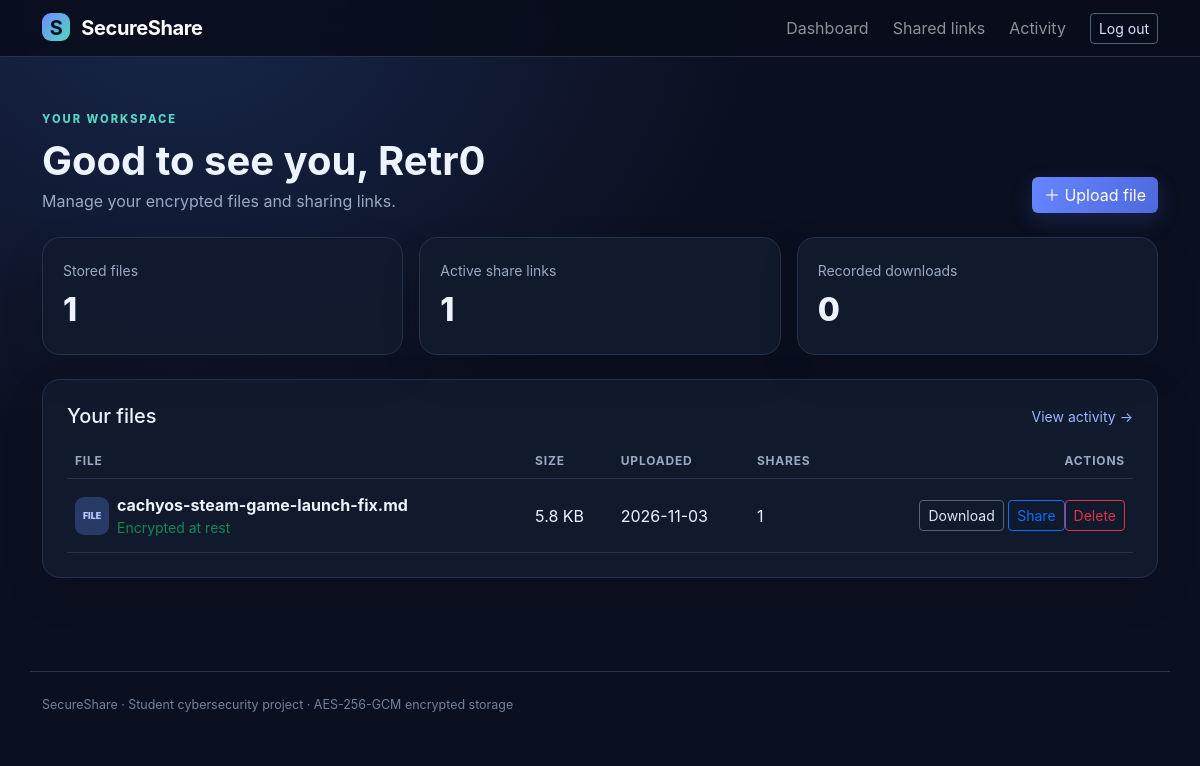
The app's page /dashboard (signed in) with its own data.
### tables this page shows
CREATE TABLE users (
        id INTEGER PRIMARY KEY AUTOINCREMENT,
        username TEXT NOT NULL UNIQUE,
        email TEXT NOT NULL UNIQUE,
        password_hash TEXT NOT NULL,
        created_at TEXT NOT NULL
    );

CREATE TABLE files (
        id INTEGER PRIMARY KEY AUTOINCREMENT,
        owner_id INTEGER NOT NULL REFERENCES users(id) ON DELETE CASCADE,
        original_name TEXT NOT NULL,
        storage_name TEXT NOT NULL UNIQUE,
        mime_type TEXT NOT NULL,
        size_bytes INTEGER NOT NULL,
        wrapped_key TEXT NOT NULL,
        nonce TEXT NOT NULL,
        created_at TEXT NOT NULL
    , nonce_key TEXT);

### app.py (the view)
@app.route("/dashboard")
@login_required
def dashboard():
    user = current_user()
    files = db().execute("""
        SELECT f.*,
        (SELECT COUNT(*) FROM shares s WHERE s.file_id=f.id AND s.revoked=0) AS share_count,
        (SELECT COUNT(*) FROM access_logs l WHERE l.file_id=f.id AND l.event='download') AS download_count
        FROM files f WHERE f.owner_id=? ORDER BY f.created_at DESC
    """, (user["id"],)).fetchall()
    recent = db().execute("""
        SELECT l.*, f.original_name FROM access_logs l
        LEFT JOIN files f ON f.id=l.file_id
        WHERE f.owner_id=? ORDER BY l.created_at DESC LIMIT 8
    """, (user["id"],)).fetchall()
    return render_template("dashboard.html", files=files, recent=recent)

### app.py (called while the page is built)
def now_utc():
    return datetime.now(timezone.utc)

def iso_now():
    return now_utc().isoformat()

def db():
    if "db" not in g:
        g.db = sqlite3.connect(DB_PATH)
        g.db.row_factory = sqlite3.Row
        g.db.execute("PRAGMA foreign_keys = ON")
    return g.db

def csrf_token():
    if "_csrf" not in session:
        session["_csrf"] = secrets.token_urlsafe(32)
    return session["_csrf"]

@app.before_request
def protect_post_requests():
    if request.method == "POST":
        supplied = request.form.get("_csrf", "")
        expected = session.get("_csrf", "")
        if not supplied or not expected or not hmac.compare_digest(supplied, expected):
            abort(400, "Invalid or missing CSRF token")

@app.after_request
def security_headers(response):
    response.headers["X-Content-Type-Options"] = "nosniff"
    response.headers["X-Frame-Options"] = "DENY"
    response.headers["Referrer-Policy"] = "strict-origin-when-cross-origin"
    response.headers["Content-Security-Policy"] = (
        "default-src 'self'; style-src 'self' https://cdn.jsdelivr.net 'unsafe-inline'; "
        "script-src 'self' https://cdn.jsdelivr.net; img-src 'self' data:; "
        "font-src 'self' https://cdn.jsdelivr.net; object-src 'none'; base-uri 'self'; "
        "frame-ancestors 'none'; form-action 'self'"
    )
    return response

def login_required(view):
    @wraps(view)
    def wrapped(*args, **kwargs):
        if "user_id" not in session:
            flash("Please log in to continue.", "warning")
            return redirect(url_for("login"))
        return view(*args, **kwargs)
    return wrapped

def current_user():
    if "user_id" not in session:
        return None
    return db().execute("SELECT id, username, email FROM users WHERE id=?",
                        (session["user_id"],)).fetchone()

@app.context_processor
def inject_user():
    return {"current_user": current_user()}

@app.context_processor
def inject_helpers():
    return {"now_iso": iso_now()}

### templates/dashboard.html
{% extends "base.html" %}{% block title %}Dashboard{% endblock %}{% block content %}
<div class="d-flex flex-wrap justify-content-between align-items-end gap-3 mb-4"><div><span class="eyebrow">YOUR WORKSPACE</span><h1 class="fw-bold mt-2 mb-1">Good to see you, {{ current_user.username }}</h1><p class="text-secondary mb-0">Manage your encrypted files and sharing links.</p></div><a class="btn btn-primary" href="{{ url_for('upload') }}">＋ Upload file</a></div>
<div class="row g-3 mb-4"><div class="col-md-4"><div class="stat-card"><span class="text-secondary small">Stored files</span><div class="stat-number">{{ files|length }}</div></div></div><div class="col-md-4"><div class="stat-card"><span class="text-secondary small">Active share links</span><div class="stat-number">{{ files|sum(attribute='share_count') }}</div></div></div><div class="col-md-4"><div class="stat-card"><span class="text-secondary small">Recorded downloads</span><div class="stat-number">{{ files|sum(attribute='download_count') }}</div></div></div></div>
<div class="panel"><div class="d-flex justify-content-between align-items-center mb-3"><h5 class="mb-0">Your files</h5><a class="small" href="{{ url_for('history') }}">View activity →</a></div>
{% if files %}<div class="table-responsive"><table class="table align-middle"><thead><tr><th>File</th><th>Size</th><th>Uploaded</th><th>Shares</th><th class="text-end">Actions</th></tr></thead><tbody>
{% for f in files %}<tr><td><div class="d-flex align-items-center gap-2"><span class="file-icon small-icon">FILE</span><div><strong>{{ f.original_name }}</strong><div class="small text-success">Encrypted at rest</div></div></div></td><td>{{ (f.size_bytes / 1024)|round(1) }} KB</td><td>{{ f.created_at[:10] }}</td><td>{{ f.share_count }}</td><td class="text-end text-nowrap"><a class="btn btn-sm btn-outline-light" href="{{ url_for('owner_download', file_id=f.id) }}">Download</a> <a class="btn btn-sm btn-outline-primary" href="{{ url_for('create_share', file_id=f.id) }}">Share</a><form class="d-inline" method="post" action="{{ url_for('delete_file', file_id=f.id) }}" data-confirm="Delete this file and all its share links?"><input type="hidden" name="_csrf" value="{{ csrf_token() }}"><button class="btn btn-sm btn-outline-danger">Delete</button></form></td></tr>{% endfor %}
</tbody></table></div>{% else %}<div class="empty-state"><div class="feature-icon mx-auto">＋</div><h5 class="mt-3">No files yet</h5><p class="text-secondary">Upload your first file to encrypt and store it.</p><a class="btn btn-primary" href="{{ url_for('upload') }}">Upload a file</a></div>{% endif %}
</div>
{% endblock %}

### templates/base.html (shortened to what this page needs)
<!doctype html>
<html lang="en">
<head>
  <link href="https://cdn.jsdelivr.net/npm/bootstrap@5.3.3/dist/css/bootstrap.min.css" rel="stylesheet">
  <link href="{{ url_for('static', filename='css/style.css') }}" rel="stylesheet">
</head>
<body>
<nav class="navbar navbar-expand-lg navbar-dark nav-shell">
  <div class="container">
    <a class="navbar-brand fw-bold" href="{{ url_for('index') }}"><span class="brand-mark">S</span> SecureShare</a>
    <div class="collapse navbar-collapse" id="nav">
      <div class="navbar-nav ms-auto align-items-lg-center gap-lg-2">
        {% if current_user %}
          <a class="nav-link" href="{{ url_for('dashboard') }}">Dashboard</a>
          <a class="nav-link" href="{{ url_for('shares') }}">Shared links</a>
          <a class="nav-link" href="{{ url_for('history') }}">Activity</a>
          <form method="post" action="{{ url_for('logout') }}" class="ms-lg-2">
            <button class="btn btn-outline-light btn-sm">Log out</button>
          </form>
        {% else %}
          <a class="nav-link" href="{{ url_for('login') }}">Log in</a>
          <a class="btn btn-primary btn-sm px-3" href="{{ url_for('register') }}">Create account</a>
        {% endif %}
      </div>
    </div>
  </div>
</nav>
<main class="container py-4 py-lg-5">
  {% block content %}{% endblock %}
</main>
<footer class="container footer-note py-4">SecureShare · Student cybersecurity project · AES-256-GCM encrypted storage</footer>
</body></html>

### static/css/style.css (style rules this page uses)
:root { --bg:#0b1020;--panel:#121a2e;--panel2:#18233b;--line:#26334d;--text:#edf3ff;--muted:#9aa9c2;--blue:#6d8cff;--cyan:#55d6c2 }
* { box-sizing:border-box }
body { background:radial-gradient(ellipse at 15% 0%,#18264a 0,transparent 40%),var(--bg);color:var(--text);min-height:100vh;font-family:Inter,ui-sans-serif,system-ui,-apple-system,Segoe UI,sans-serif }
a { color:#9bb4ff;text-decoration:none }
.nav-shell { background:rgba(8,13,27,.88);border-bottom:1px solid var(--line);backdrop-filter:blur(12px) }
.navbar-brand { letter-spacing:-.4px }
.brand-mark { display:inline-grid;place-items:center;background:linear-gradient(135deg,var(--blue),var(--cyan));color:#081020;border-radius:9px;width:28px;height:28px;margin-right:7px }
.eyebrow { font-size:.7rem;letter-spacing:2px;color:var(--cyan);font-weight:800 }
.text-secondary { color:var(--muted)!important }
.btn-primary { background:linear-gradient(110deg,#6685ff,#4e69dd);border:0;box-shadow:0 8px 22px #526ee533 }
.btn-outline-light { border-color:#53617a;color:#dce6ff }
.preview-card,.feature-card,.stat-card,.panel,.auth-card { background:rgba(18,26,46,.94);border:1px solid var(--line);border-radius:18px;box-shadow:0 16px 40px #0002 }
.file-icon { width:43px;height:48px;border-radius:9px;background:#283b67;color:#b9c9ff;display:grid;place-items:center;font-size:.68rem;font-weight:900 }
.small-icon { width:34px;height:38px;font-size:.55rem }
.stat-card { padding:20px }
.stat-number { font-size:2rem;font-weight:800;margin-top:4px }
.panel { padding:24px }
.table { --bs-table-bg:transparent;--bs-table-color:var(--text);--bs-table-border-color:var(--line);margin-bottom:0 }
.table thead th { font-size:.75rem;text-transform:uppercase;letter-spacing:.8px;color:var(--muted);font-weight:700 }
.table td { padding-top:14px;padding-bottom:14px }
.footer-note { color:#72819b;font-size:.78rem;border-top:1px solid var(--line);margin-top:45px }

### records on screen
users: username "Retr0"
files: original_name "cachyos-steam-game-launch-fix.md", (f.size_bytes/1024)|round(1) "5.8", created_at "2026-11-03", share_count "1"

### other values on screen
{{ files|length }} "1"
{{ files|sum(attribute='share_count') }} "1"
{{ files|sum(attribute='download_count') }} "0"
